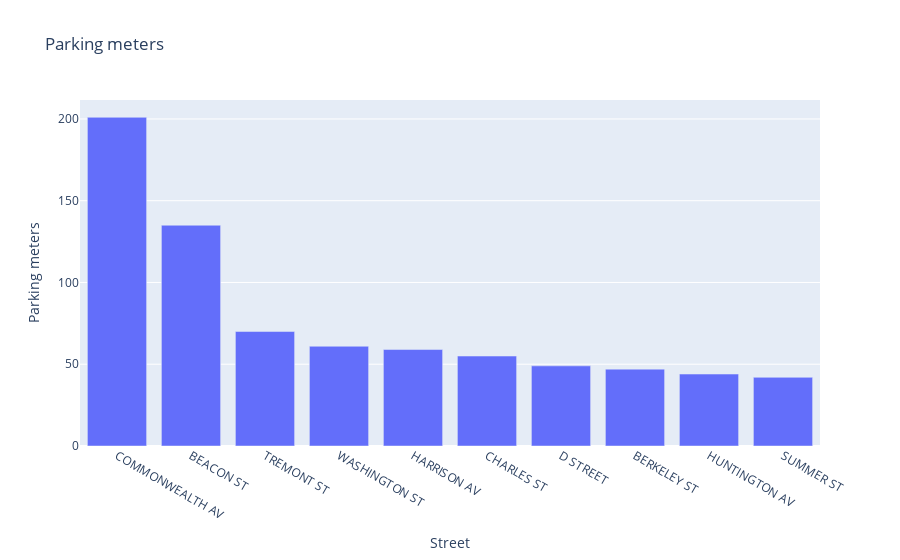

Notebook code for this chart:
### Markdown cell above
### 2. Develop an interactive bar chart that displays the top ten streets with the highest number of parking meters.

### Code cell
import plotly.express as px
fig = px.bar(x=rst.index, y=rst.values, labels={'x': 'Street', 'y': 'Parking meters'},title='Parking meters')
fig.show()

### Figure 1 — Plotly figure (JSON) as saved in the notebook; plotly's stock layout.template omitted (floating-point values rounded to 4 significant figures)
{"data": [{"alignmentgroup": "True", "hovertemplate": "Street=%{x}<br>Parking meters=%{y}<extra></extra>", "legendgroup": "", "marker": {"color": "#636efa", "pattern": {"shape": ""}}, "name": "", "offsetgroup": "", "orientation": "v", "showlegend": false, "textposition": "auto", "type": "bar", "x": ["COMMONWEALTH AV", "BEACON ST", "TREMONT ST", "WASHINGTON ST", "HARRISON AV", "CHARLES ST", "D STREET", "BERKELEY ST", "HUNTINGTON AV", "SUMMER ST"], "xaxis": "x", "y": [201, 135, 70, 61, 59, 55, 49, 47, 44, 42], "yaxis": "y"}], "layout": {"barmode": "relative", "legend": {"tracegroupgap": 0}, "title": {"text": "Parking meters"}, "xaxis": {"anchor": "y", "domain": [0, 1], "title": {"text": "Street"}}, "yaxis": {"anchor": "x", "domain": [0, 1], "title": {"text": "Parking meters"}}}}
